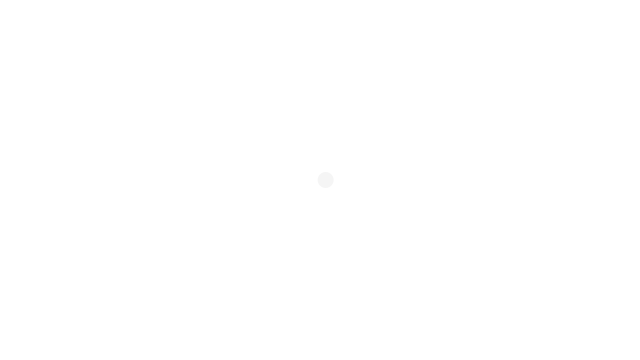
Frame 1 (no input)
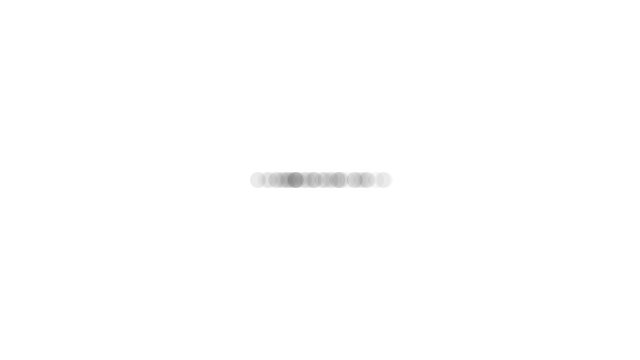
Frame 60 (the mouse pressed at the canvas centre just before this capture)
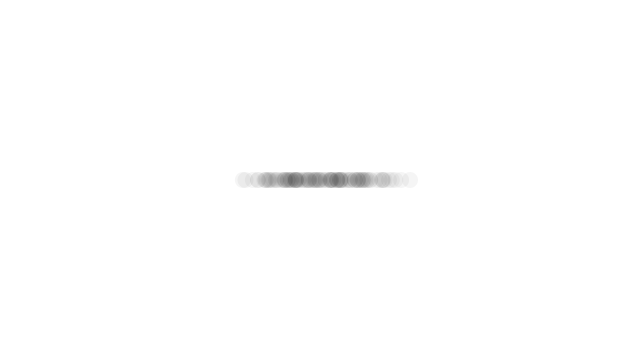
Frame 120 (the mouse held since frame 60 and released just before this capture)

The Processing sketch that drew these frames (run headless with seeded random() and noise(); from frame 60 on, the mouse is pressed at the canvas centre):

// Processing sketch: I4_Gaussian
// ── I4_Gaussian.pde
// The Nature of Code
// Daniel Shiffman
// http://natureofcode.com

void setup() {
  size(640, 360);
  background(255);
}

void draw() {

  // Get a gaussian random number w/ mean of 0 and standard deviation of 1.0
  float xloc = randomGaussian();

  float sd = 40;                // Define a standard deviation
  float mean = width/2;         // Define a mean value (middle of the screen along the x-axis)
  xloc = ( xloc * sd ) + mean;  // Scale the gaussian random number by standard deviation and mean

  fill(0, 10);
  noStroke();
  ellipse(xloc, height/2, 16, 16);   // Draw an ellipse at our "normal" random position
}
